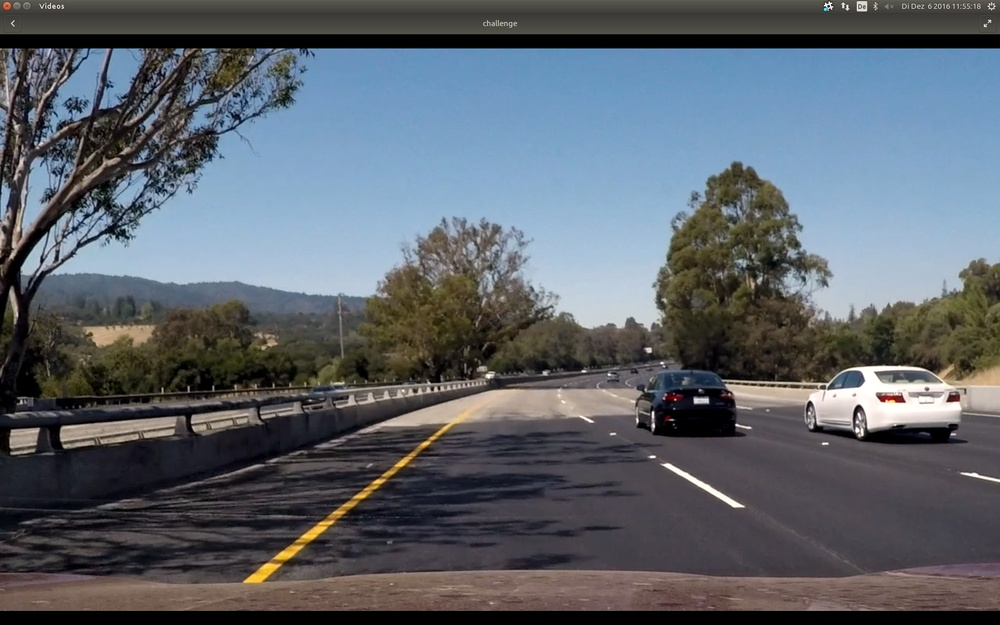
#> input picture test_images/challengepic.jpg, 1000 x 625 px, shrunk from 1920 x 1200 before the run; its folder holds only this picture in this run
$ jupyter execute --allow-errors Attempt2.ipynb   (shell and % lines are left out)
#> lines starting #> are read from the running program, lines starting #| are printed output that depends on the picture; after the words box and inside, x2 and y2 are one past the last pixel; in counts of white or black regions, pixels touching at a corner belong together
# **Finding Lane Lines on the Road**
***
In this project, you will use the tools you learned about in the lesson to identify lane lines on the road.  You can develop your pipeline on a series of individual images, and later apply the result to a video stream (really just a series of images). Check out the video clip "raw-lines-example.mp4" (also contained in this repository) to see what the output should look like after using the helper functions below.

Once you have a result that looks roughly like "raw-lines-example.mp4", you'll need to get creative and try to average and/or extrapolate the line segments you've detected to map out the full extent of the lane lines.  You can see an example of the result you're going for in the video "P1_example.mp4".  Ultimately, you would like to draw just one line for the left side of the lane, and one for the right.

---
Let's have a look at our first image called 'test_images/solidWhiteRight.jpg'.  Run the 2 cells below (hit Shift-Enter or the "play" button above) to display the image.

**Note** If, at any point, you encounter frozen display windows or other confounding issues, you can always start again with a clean slate by going to the "Kernel" menu above and selecting "Restart & Clear Output".

---

**The tools you have are color selection, region of interest selection, grayscaling, Gaussian smoothing, Canny Edge Detection and Hough Tranform line detection.  You  are also free to explore and try other techniques that were not presented in the lesson.  Your goal is piece together a pipeline to detect the line segments in the image, then average/extrapolate them and draw them onto the image for display (as below).  Once you have a working pipeline, try it out on the video stream below.**

---

<figure>

 <figcaption>
 <p></p>
 <p style="text-align: center;"> Your output should look something like this (above) after detecting line segments using the helper functions below </p>
 </figcaption>
</figure>
 <p></p>
<figure>

 <figcaption>
 <p></p>
 <p style="text-align: center;"> Your goal is to connect/average/extrapolate line segments to get output like this</p>
 </figcaption>
</figure>

[cell 1]
#importing some useful packages
import matplotlib.pyplot as plt
import matplotlib.image as mpimg
import numpy as np
import cv2

#> (a cell that did not finish here is left out)

**Some OpenCV functions (beyond those introduced in the lesson) that might be useful for this project are:**

`cv2.inRange()` for color selection
`cv2.fillPoly()` for regions selection
`cv2.line()` to draw lines on an image given endpoints
`cv2.addWeighted()` to coadd / overlay two images
`cv2.cvtColor()` to grayscale or change color
`cv2.imwrite()` to output images to file
`cv2.bitwise_and()` to apply a mask to an image

**Check out the OpenCV documentation to learn about these and discover even more awesome functionality!**

Below are some helper functions to help get you started. They should look familiar from the lesson!

[cell 3]
import random

def grayscale(img):
    """Applies the Grayscale transform
    This will return an image with only one color channel
    but NOTE: to see the returned image as grayscale
    you should call plt.imshow(gray, cmap='gray')"""
    return cv2.cvtColor(img, cv2.COLOR_BGR2GRAY)

def canny(img, low_threshold, high_threshold):
    """Applies the Canny transform"""
    high_threshold, _ = cv2.threshold(img, 0, 255, cv2.THRESH_BINARY + cv2.THRESH_OTSU)
    low_threshold = 0.5 * high_threshold
    return cv2.Canny(img, low_threshold, high_threshold)

def gaussian_blur(img, kernel_size):
    """Applies a Gaussian Noise kernel"""
    return cv2.GaussianBlur(img, (kernel_size, kernel_size), 0)

def region_of_interest(img, vertices):
    """
    Applies an image mask.

    Only keeps the region of the image defined by the polygon
    formed from `vertices`. The rest of the image is set to black.
    """
    #defining a blank mask to start with
    mask = np.zeros_like(img)

    #defining a 3 channel or 1 channel color to fill the mask with depending on the input image
    if len(img.shape) > 2:
        channel_count = img.shape[2]  # i.e. 3 or 4 depending on your image
        ignore_mask_color = (255,) * channel_count
    else:
        ignore_mask_color = 255

    #filling pixels inside the polygon defined by "vertices" with the fill color
    cv2.fillPoly(mask, vertices, ignore_mask_color)

    #returning the image only where mask pixels are nonzero
    masked_image = cv2.bitwise_and(img, mask)
    return masked_image


def draw_lines(img, lines, color=[255, 0, 0], thickness=2):
    """
    NOTE: this is the function you might want to use as a starting point once you want to
    average/extrapolate the line segments you detect to map out the full
    extent of the lane (going from the result shown in raw-lines-example.mp4
    to that shown in P1_example.mp4).

    Think about things like separating line segments by their
    slope ((y2-y1)/(x2-x1)) to decide which segments are part of the left
    line vs. the right line.  Then, you can average the position of each of
    the lines and extrapolate to the top and bottom of the lane.

    This function draws `lines` with `color` and `thickness`.
    Lines are drawn on the image inplace (mutates the image).
    If you want to make the lines semi-transparent, think about combining
    this function with the weighted_img() function below
    """

    if len(lines) == 0:
        return

    #using linear interpolation
    # y = y1 + (x - x1) * (y2-y1) / (x2-x1)
    # y = y1 + (x - x1) * slope
    # => x = (y-y1)/slope + x1
    # linear interpolation of points is the concatenated interpolation of all points

    slopesLeft = []
    slopesRight = []
    pointsLeft = []
    pointsRight = []

    for line in lines:
        for x1,y1,x2,y2 in line:
            #print('Line: ', x1,y1,x2,y2)
            slope = ((y2-y1)/(x2-x1))
            if slope < 0:
                slopesLeft.append(slope)
                pointsLeft.append([(x1,y1),(x2,y2)])
            else:
                slopesRight.append(slope)
                pointsRight.append([(x1,y1),(x2,y2)])
            #color = (random.randint(0,255),random.randint(0,255),random.randint(0,255))
            #cv2.line(img, (x1, y1), (x2, y2), color, thickness)

    #paint left and right lane by average slope fully from bottom to center
    #highly depends on noise, too much noise will likely move the lines away from each other
    avgLeft = np.mean(slopesLeft)
    avgRight = np.mean(slopesRight)

    #fixed for spanning
    y = img.shape[0]
    yMin = img.shape[0]*0.6

    #continous based on old line segments
    #works very well but not on few line segments, at least not with the current hough settings

    lineLeft = []
    lineRight = []

    avgTopLeftXs = []
    avgTopRightXs = []

    xBottomLeft = []
    xBottomRight = []
    #print('Points left: ', len(pointsLeft))
    for point in pointsLeft:
        for x1,y1 in point:
            #print('Point: ', x1,y1)
            try:
                x = int((y - y1) / avgLeft + x1)
                #variant 1 paint continously only the line segments found
                #cv2.line(img, (x1, y1), (x, y), (0,255,0), 8)

                #variant 2 calculated a spanned fixed line with the first point
                xMin = x - ((y - yMin) / avgLeft)
                avgTopLeftXs.append(xMin)
                xBottomLeft.append(x)
                #cv2.line(img, (int(xMin), int(yMin)), (int(x), y), (0,255,0), 10)
            except Exception as detail:
                  print('Handling run-time error:', detail)

    #print('Points right: ', len(pointsRight))
    for point in pointsRight:
        for x1,y1 in point:
            #print('Point: ', x1,y1)
            try:
                x = (y - y1) / avgRight + x1
                #variant 1 paint continously only the line segments found
                #cv2.line(img, (x1, y1), (x, y), (0,0,255), 8)


                #variant 2 calculated a spanned fixed line with the first point
                xMin = x - ((y - yMin) / avgRight)
                avgTopRightXs.append(xMin)
                xBottomRight.append(x)
                #cv2.line(img, (int(xMin), int(yMin)), (int(x), y), (0,0,255), 10)
            except Exception as detail:
                  print('Handling run-time error:', detail)

    #now draw only the mean of all lines
    if len(pointsLeft) > 0:
        x1 = np.mean(avgTopLeftXs)
        x = np.mean(xBottomLeft)
        #print(x1,yMin,x,y, len(avgTopLeftXs), len(xBottomLeft))
        cv2.line(img, (int(x1), int(yMin)), (int(x), y), (0,255,0), 10)

    if len(pointsRight) > 0:
        x1 = np.mean(avgTopRightXs)
        x = np.mean(xBottomRight)
        #print(x1,yMin,x,y)
        cv2.line(img, (int(x1), int(yMin)), (int(x), y), (0,0,255), 10)

def hough_lines(img, rho, theta, threshold, min_line_len, max_line_gap):
    """
    `img` should be the output of a Canny transform.

    Returns an image with hough lines drawn.
    """
    lines = cv2.HoughLinesP(img, rho, theta, threshold, np.array([]),min_line_len, max_line_gap)
    line_img = np.zeros((*img.shape, 3), dtype=np.uint8)
    draw_lines(line_img, lines)
    return line_img

# Python 3 has support for cool math symbols.
def weighted_img(img, initial_img, α=0.8, β=1., λ=0.):
    """
    `img` is the output of the hough_lines(), An image with lines drawn on it.
    Should be a blank image (all black) with lines drawn on it.

    `initial_img` should be the image before any processing.

    The result image is computed as follows:

    initial_img * α + img * β + λ
    NOTE: initial_img and img must be the same shape!
    """
    return cv2.addWeighted(initial_img, α, img, β, λ)

## Test on Images

Now you should build your pipeline to work on the images in the directory "test_images"
**You should make sure your pipeline works well on these images before you try the videos.**

[cell 4]
import math
import os
examples = os.listdir("test_images/")
#> examples = ['challengepic.jpg']

run your solution on all test_images and make copies into the test_images directory).

#> (a cell that did not finish here is left out)

#> (a cell that did not finish here is left out)

[cell 7]
# Define a kernel size and apply Gaussian smoothing
kernel_size = 5
#> (the rest of this cell did not finish here and is left out)

[cell 8]
# Define our parameters for Canny and apply
low_threshold = 150
high_threshold = 200
#> (the rest of this cell did not finish here and is left out)

#> (a cell that did not finish here is left out)

[cell 10]
##### Define the Hough transform parameters
# Make a blank the same size as our image to draw on
rho = 3 # distance resolution in pixels of the Hough grid
theta = np.pi/180 # angular resolution in radians of the Hough grid
threshold = 80  # minimum number of votes (intersections in Hough grid cell)
min_line_length = 180 #minimum number of pixels making up a line
max_line_gap = 200    # maximum gap in pixels between connectable line segments

# Run Hough on edge detected image
# Output "lines" is an array containing endpoints of detected line segments
#use not the method here for printing hough
#line_image = hough_lines(masked_edges, rho, theta, threshold, min_line_length, max_line_gap)
#> (the rest of this cell did not finish here and is left out)

#> (a cell that did not finish here is left out)

#> (a cell that did not finish here is left out)

Let's try the one with the solid white lane on the right first ...

[cell 13]
def process_image(image):
    #First grayscale
    gray = grayscale(image)

     # Define a kernel size and apply Gaussian smoothing
    kernel_size = 7
    blur_gray = gaussian_blur(gray,kernel_size)

    # Define our parameters for Canny and apply
    low_threshold = 150
    high_threshold = 250
    cannyEdgeImage = canny(blur_gray, low_threshold, high_threshold)

    # This time we are defining a four sided polygon to mask
    imshape = image.shape
    width = imshape[1]
    height = imshape[0]
    centerWidth = width / 2

    #line of sight vertical axis, later to be detected as where the lane ends out of sight on the horizon
    verticalAxis = height * 0.6
    halfTopViewArea = 60
    vertices = np.array([[(0,height),(centerWidth-halfTopViewArea, verticalAxis), (centerWidth+halfTopViewArea, verticalAxis), (width,height)]], dtype=np.int32)
    masked_edges = region_of_interest(cannyEdgeImage,vertices)

    # Define the Hough transform parameters
    # Make a blank the same size as our image to draw on
    rho = 3 # distance resolution in pixels of the Hough grid
    theta = np.pi/180 # angular resolution in radians of the Hough grid
    threshold = 80   # minimum number of votes (intersections in Hough grid cell)
    min_line_length = 180 #minimum number of pixels making up a line
    max_line_gap = 200    # maximum gap in pixels between connectable line segments

    # Run Hough on edge detected image
    # Output "lines" is an array containing endpoints of detected line segments
    line_image = hough_lines(masked_edges, rho, theta, threshold, min_line_length, max_line_gap)

    #additional_channels = np.dstack((np.zeros_like(cannyEdgeImage),)*(imshape[2]-1))
    #multi_channel_color_edges = np.dstack((cannyEdgeImage,additional_channels))
    #lines_edges = weighted_img(multi_channel_color_edges,line_image,0.8,1.0,0.0)
    lines_edges = weighted_img(line_image,image,0.8,1.0,0.0)

    return lines_edges

[cell 14]
#Output for all examples in test folder
import math
import os
examples = os.listdir("test_images/")
for example in examples:
    image = mpimg.imread('test_images/' + example)
#> image is the input picture: shape (625, 1000, 3); mean R, G, B 92, 98.7, 106.5
    processed = process_image(image)
#> in grayscale, `return cv2.cvtColor(img, cv2.COLOR_BGR2GRAY)`:
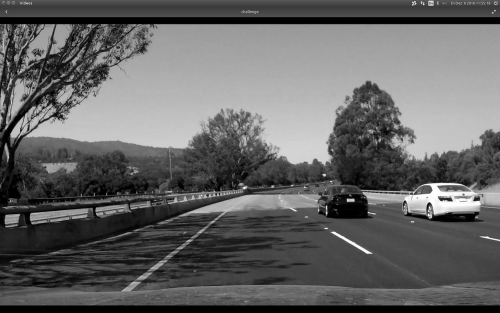
#> returned value: shape (625, 1000) (shown at 1/2 size); min 0, max 255, mean 100.3
#> in canny, `high_threshold, _ = cv2.threshold(img, 0, 255, cv2.THRESH_BINARY + cv2..`: high_threshold = 115
#> in canny, `low_threshold = 0.5 * high_threshold`: low_threshold = 57.5
#> in canny, `return cv2.Canny(img, low_threshold, high_threshold)`:
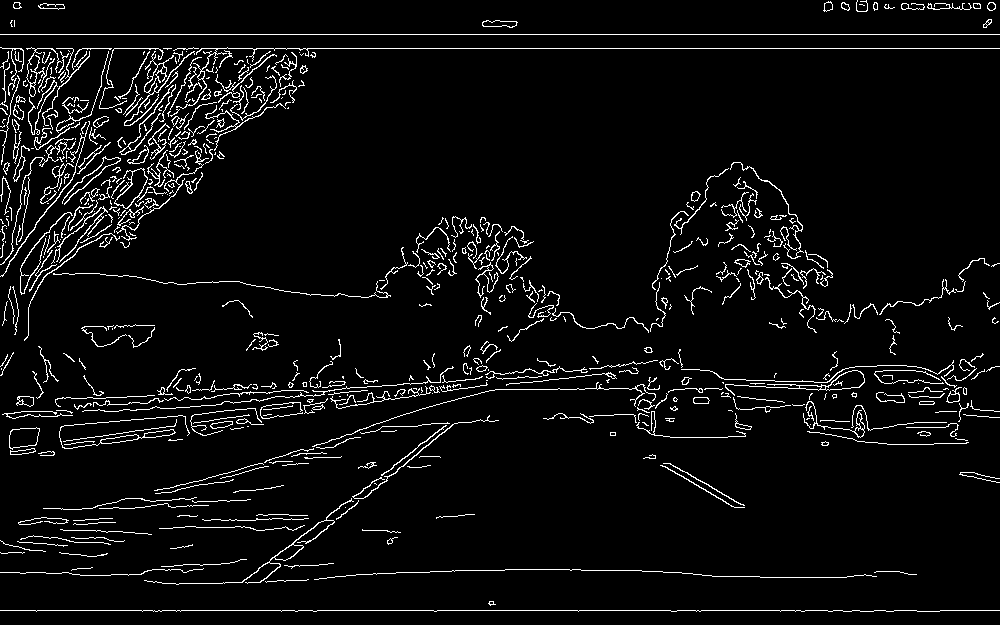
#> returned value: shape (625, 1000); 5% white in thin lines or dots
#> in region_of_interest, `masked_image = cv2.bitwise_and(img, mask)`:
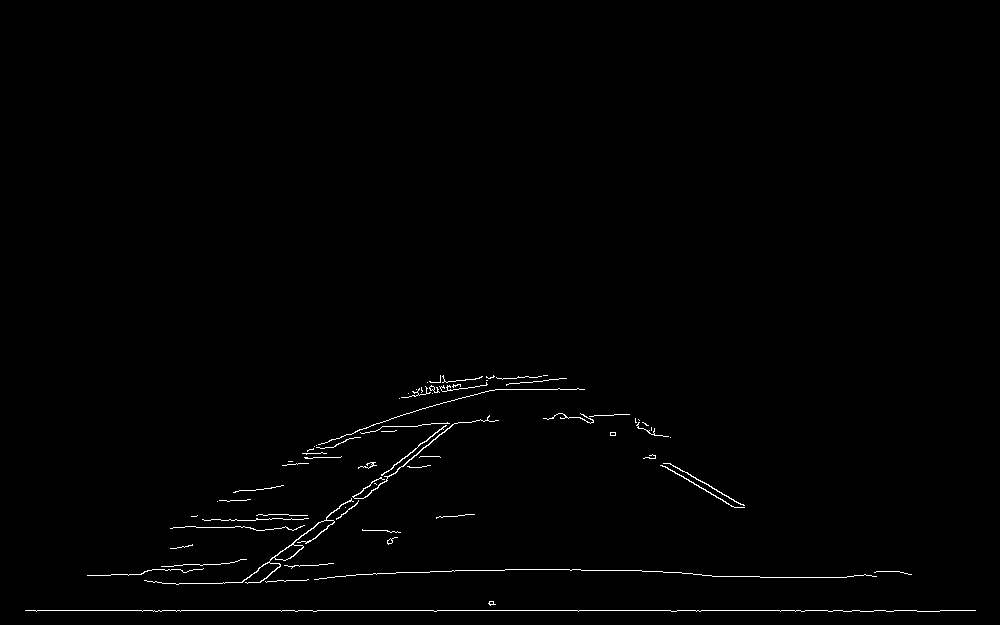
#> masked_image: shape (625, 1000); 0.77% white in thin lines or dots, all inside (x1, y1, x2, y2) = (25, 375, 976, 612)
#> in hough_lines, `lines = cv2.HoughLinesP(img, rho, theta, threshold, np.array([]),min_l..`: lines = 24 rows, first 6: [25, 610, 975, 610], [610, 570, 838, 577], [258, 582, 510, 378], [240, 582, 511, 378], [249, 576, 609, 570], [222, 583, 507, 569]
#> the loop in draw_lines, `for line in lines:` made 24 passes
#> after the loop in draw_lines, `for line in lines:`: pointsLeft = 14 items; pointsRight = [[(25, 610), (975, 610)], [(610, 570), (838, 577)], [(516, 378), (937, 611)], [(519, 383), (853, 576)], [(161, 566), (450, 571)], [(87, 575), (355, 575)], [(611, 435), (876, 576)], [(256, 518), (436, 518)], [(177, 527), (387, 530)], [(36, 611), (939, 611)]]; slopesLeft = [-0.81, -0.753, -0.0167, -0.0491, -0.364, -0.0526, -0.125, -0.509, -0.779, -0.0349, -0.507, -0.0699, -0.536, -0.9]; slopesRight = [0, 0.0307, 0.553, 0.578, 0.0173, 0, 0.532, 0, 0.0143, 0]
#> in draw_lines, `avgLeft = np.mean(slopesLeft)`: avgLeft = -0.393
#> in draw_lines, `avgRight = np.mean(slopesRight)`: avgRight = 0.173
#> the loop in draw_lines, `for point in pointsLeft:` made 14 passes
#> after the loop in draw_lines, `for point in pointsLeft:`: avgTopLeftXs = 28 values, max 1104.7 at index 5, min 455.7 at index 25, mean 666.2; xBottomLeft = 28 values, max 469 at index 5, min -180 at index 25, mean 30.5
#> the loop in draw_lines, `for point in pointsRight:` made 10 passes
#> point on passes 1 to 4: [(25, 610), (975, 610)], [(610, 570), (838, 577)], [(516, 378), (937, 611)], [(519, 383), (853, 576)]
#> after the loop in draw_lines, `for point in pointsRight:`: avgTopRightXs = [-1336.8, -386.8, -520, -332.6, 498.6, -430.6, 472.6, -311.8, -945.8, -685.8, -1072, -804, 263.3, -288.8, -572.7, -392.7, -703.8, -511.2, -1331.6, -428.6]; xBottomRight = [111.9, 1061.9, 928.7, 1116.2, 1947.3, 1018.1, 1921.4, 1137, 502.9, 762.9, 376.7, 644.7, 1712, 1160, 876.1, 1056.1, 744.9, 937.5, 117.1, 1020.1]
#> in draw_lines, `x1 = np.mean(avgTopLeftXs)`: x1 = 666.2
#> in draw_lines, `x = np.mean(xBottomLeft)`: x = 30.5
#> in draw_lines, `x1 = np.mean(avgTopRightXs)`: x1 = -491
#> in draw_lines, `x = np.mean(xBottomRight)`: x = 957.7
#> in draw_lines, `cv2.line(img, (int(x1), int(yMin)), (int(x), y), (0,0,255), 10)`:
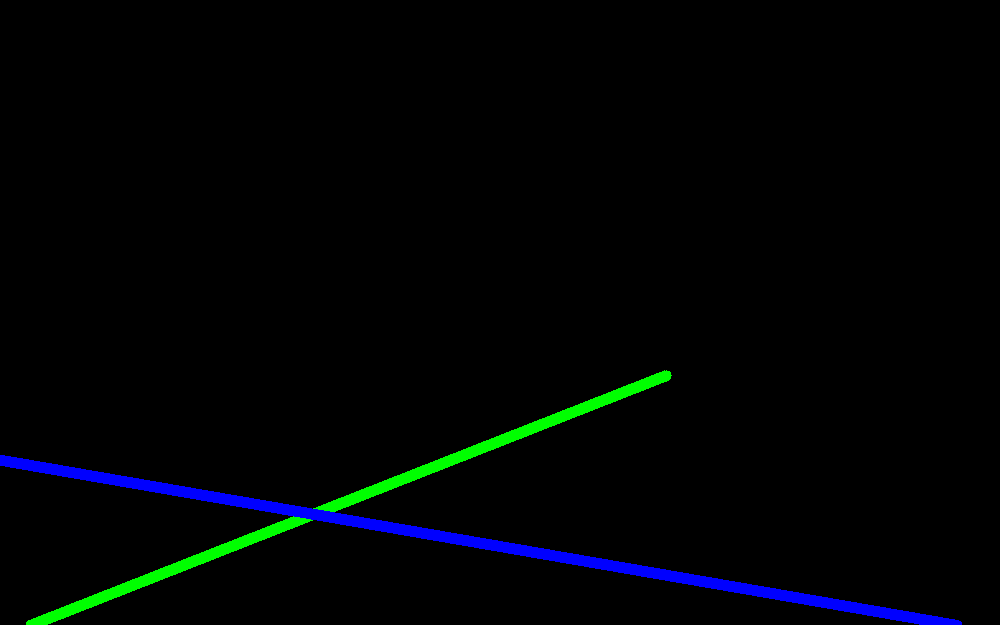
#> img: shape (625, 1000, 3); mean of channels 0, 1, 2 0, 3, 4.3; drawn as R, G, B
#> in weighted_img, `return cv2.addWeighted(initial_img, α, img, β, λ)`:
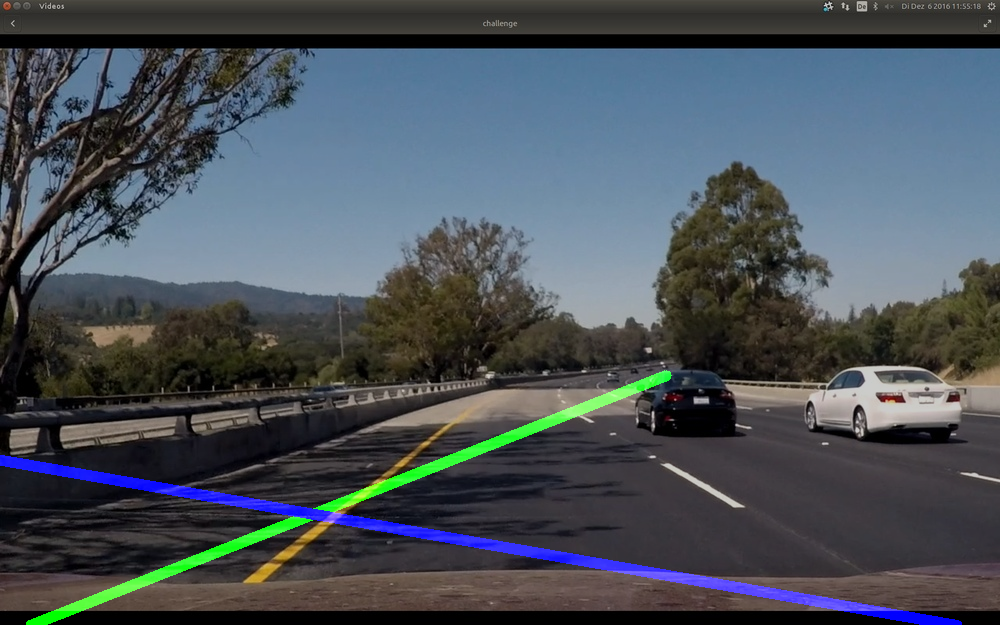
#> returned value: shape (625, 1000, 3); mean of channels 0, 1, 2 73.6, 81.3, 88.8; drawn as R, G, B
    cv2.imwrite('test_images/' + example + '_processed.jpg', processed)
